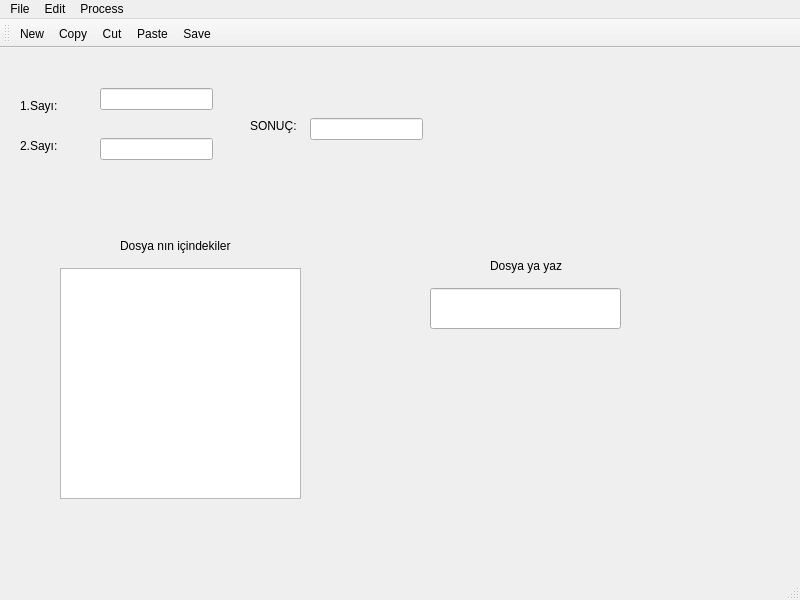
<?xml version="1.0" encoding="UTF-8"?>
<ui version="4.0">
 <class>MainWindow</class>
 <widget class="QMainWindow" name="MainWindow">
  <property name="geometry">
   <rect>
    <x>0</x>
    <y>0</y>
    <width>800</width>
    <height>600</height>
   </rect>
  </property>
  <property name="windowTitle">
   <string>MainWindow</string>
  </property>
  <widget class="QWidget" name="centralwidget">
   <widget class="QLineEdit" name="ln_say1">
    <property name="geometry">
     <rect>
      <x>100</x>
      <y>40</y>
      <width>113</width>
      <height>22</height>
     </rect>
    </property>
   </widget>
   <widget class="QLineEdit" name="ln_say2">
    <property name="geometry">
     <rect>
      <x>100</x>
      <y>90</y>
      <width>113</width>
      <height>22</height>
     </rect>
    </property>
   </widget>
   <widget class="QLabel" name="label">
    <property name="geometry">
     <rect>
      <x>20</x>
      <y>50</y>
      <width>55</width>
      <height>16</height>
     </rect>
    </property>
    <property name="text">
     <string>1.Sayı:</string>
    </property>
   </widget>
   <widget class="QLabel" name="label_2">
    <property name="geometry">
     <rect>
      <x>20</x>
      <y>90</y>
      <width>55</width>
      <height>16</height>
     </rect>
    </property>
    <property name="text">
     <string>2.Sayı:</string>
    </property>
   </widget>
   <widget class="QLineEdit" name="ln_sonuc">
    <property name="geometry">
     <rect>
      <x>310</x>
      <y>70</y>
      <width>113</width>
      <height>22</height>
     </rect>
    </property>
   </widget>
   <widget class="QLabel" name="label_3">
    <property name="geometry">
     <rect>
      <x>250</x>
      <y>70</y>
      <width>55</width>
      <height>16</height>
     </rect>
    </property>
    <property name="text">
     <string>SONUÇ:</string>
    </property>
   </widget>
   <widget class="QPlainTextEdit" name="plainTextEdit">
    <property name="geometry">
     <rect>
      <x>60</x>
      <y>220</y>
      <width>241</width>
      <height>231</height>
     </rect>
    </property>
   </widget>
   <widget class="QLineEdit" name="lineEdit">
    <property name="geometry">
     <rect>
      <x>430</x>
      <y>240</y>
      <width>191</width>
      <height>41</height>
     </rect>
    </property>
   </widget>
   <widget class="QLabel" name="label_4">
    <property name="geometry">
     <rect>
      <x>120</x>
      <y>190</y>
      <width>131</width>
      <height>16</height>
     </rect>
    </property>
    <property name="text">
     <string>Dosya nın içindekiler</string>
    </property>
   </widget>
   <widget class="QLabel" name="label_5">
    <property name="geometry">
     <rect>
      <x>490</x>
      <y>210</y>
      <width>91</width>
      <height>16</height>
     </rect>
    </property>
    <property name="text">
     <string>Dosya ya yaz</string>
    </property>
   </widget>
  </widget>
  <widget class="QMenuBar" name="menubar">
   <property name="geometry">
    <rect>
     <x>0</x>
     <y>0</y>
     <width>800</width>
     <height>26</height>
    </rect>
   </property>
   <widget class="QMenu" name="menu_lemler">
    <property name="title">
     <string>Edit</string>
    </property>
    <addaction name="actionCopy"/>
    <addaction name="actionCut"/>
    <addaction name="separator"/>
    <addaction name="actionPaste"/>
    <addaction name="separator"/>
   </widget>
   <widget class="QMenu" name="menuFile">
    <property name="title">
     <string>File</string>
    </property>
    <addaction name="actionNew"/>
    <addaction name="actionSave"/>
    <addaction name="separator"/>
    <addaction name="separator"/>
   </widget>
   <widget class="QMenu" name="menuOperation">
    <property name="title">
     <string>Process</string>
    </property>
    <addaction name="actionAddition"/>
    <addaction name="action_Subtraction"/>
    <addaction name="action_multiplication"/>
    <addaction name="actionDivision"/>
   </widget>
   <addaction name="menuFile"/>
   <addaction name="menu_lemler"/>
   <addaction name="menuOperation"/>
  </widget>
  <widget class="QStatusBar" name="statusbar"/>
  <widget class="QToolBar" name="toolBar">
   <property name="windowTitle">
    <string>toolBar</string>
   </property>
   <attribute name="toolBarArea">
    <enum>TopToolBarArea</enum>
   </attribute>
   <attribute name="toolBarBreak">
    <bool>false</bool>
   </attribute>
   <addaction name="actionNew"/>
   <addaction name="actionCopy"/>
   <addaction name="actionCut"/>
   <addaction name="actionPaste"/>
   <addaction name="actionSave"/>
  </widget>
  <action name="actionCopy">
   <property name="icon">
    <iconset resource="Resource.qrc">
     <normaloff>:/Resimler/images/copy.png</normaloff>:/Resimler/images/copy.png</iconset>
   </property>
   <property name="text">
    <string>Copy</string>
   </property>
  </action>
  <action name="actionCut">
   <property name="icon">
    <iconset resource="Resource.qrc">
     <normaloff>:/Resimler/images/cut.png</normaloff>:/Resimler/images/cut.png</iconset>
   </property>
   <property name="text">
    <string>Cut</string>
   </property>
  </action>
  <action name="actionPaste">
   <property name="icon">
    <iconset resource="Resource.qrc">
     <normaloff>:/Resimler/images/paste.png</normaloff>:/Resimler/images/paste.png</iconset>
   </property>
   <property name="text">
    <string>Paste</string>
   </property>
  </action>
  <action name="actionNew">
   <property name="icon">
    <iconset resource="Resource.qrc">
     <normaloff>:/Resimler/images/new.png</normaloff>:/Resimler/images/new.png</iconset>
   </property>
   <property name="text">
    <string>New</string>
   </property>
  </action>
  <action name="actionSave">
   <property name="icon">
    <iconset resource="Resource.qrc">
     <normaloff>:/Resimler/images/save.png</normaloff>:/Resimler/images/save.png</iconset>
   </property>
   <property name="text">
    <string>Save</string>
   </property>
  </action>
  <action name="actionAddition">
   <property name="icon">
    <iconset resource="Resource.qrc">
     <normaloff>:/Process/process_images/Toplama.png</normaloff>:/Process/process_images/Toplama.png</iconset>
   </property>
   <property name="text">
    <string>Addition</string>
   </property>
  </action>
  <action name="action_Subtraction">
   <property name="icon">
    <iconset resource="Resource.qrc">
     <normaloff>:/Process/process_images/Cikarma.png</normaloff>:/Process/process_images/Cikarma.png</iconset>
   </property>
   <property name="text">
    <string>Subtraction</string>
   </property>
  </action>
  <action name="action_multiplication">
   <property name="icon">
    <iconset resource="Resource.qrc">
     <normaloff>:/Process/process_images/Carpma.png</normaloff>:/Process/process_images/Carpma.png</iconset>
   </property>
   <property name="text">
    <string>multiplication</string>
   </property>
  </action>
  <action name="actionDivision">
   <property name="icon">
    <iconset resource="Resource.qrc">
     <normaloff>:/Process/process_images/Bolme.png</normaloff>:/Process/process_images/Bolme.png</iconset>
   </property>
   <property name="text">
    <string>Division</string>
   </property>
  </action>
 </widget>
 <resources>
  <include location="Resource.qrc"/>
 </resources>
 <connections/>
</ui>
